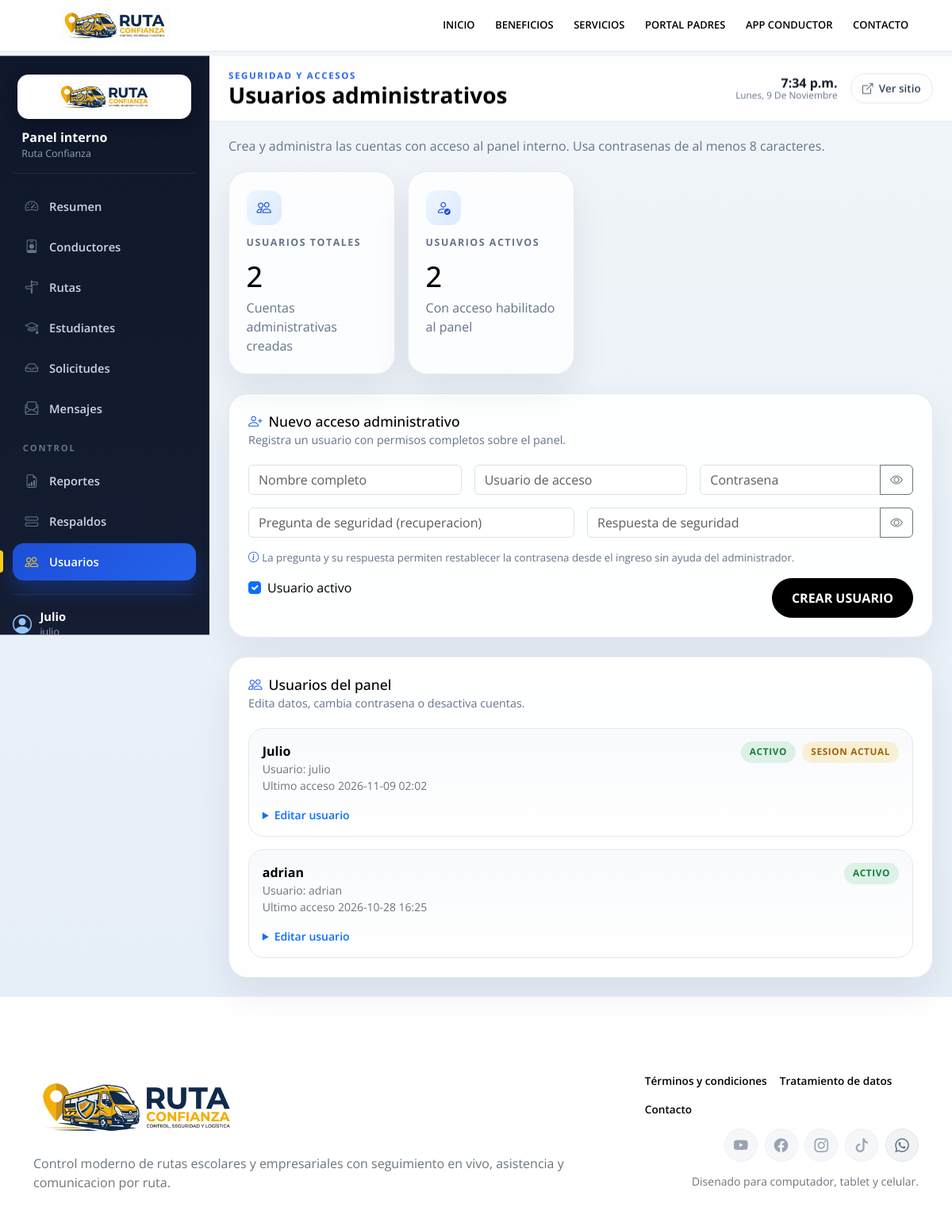
/admin/usuarios (signed in), run on an earlier commit of the app's database.
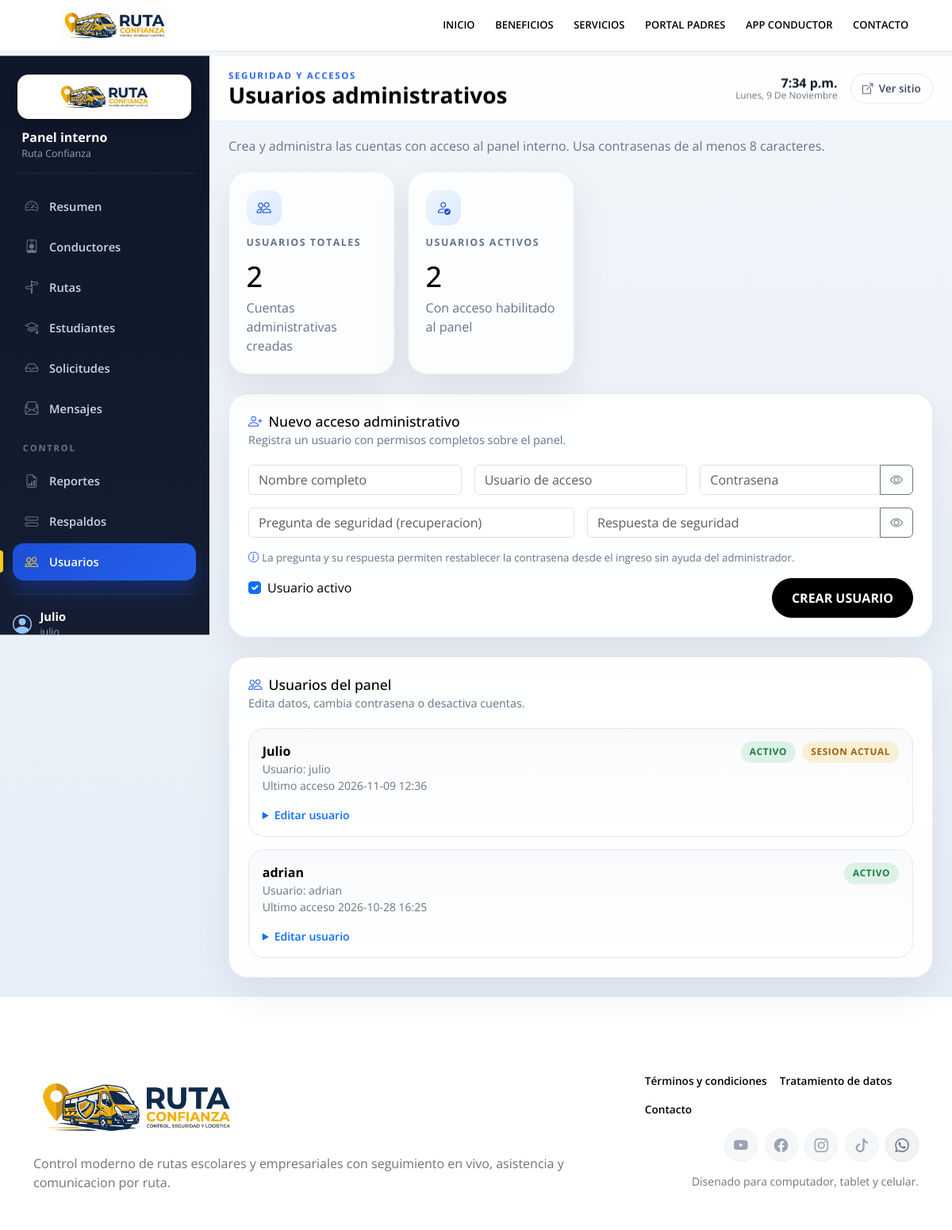
And on a later commit of the database.
### app/models.py (models this page shows)
class TimestampMixin:
    created_at = db.Column(db.DateTime, nullable=False, default=datetime.utcnow)
    updated_at = db.Column(db.DateTime, nullable=False, default=datetime.utcnow, onupdate=datetime.utcnow)

class AdminUser(TimestampMixin, db.Model):
    __tablename__ = "admin_users"
    id = db.Column(db.Integer, primary_key=True)
    username = db.Column(db.String(80), unique=True, nullable=False, index=True)
    nombre = db.Column(db.String(120), nullable=False)
    password_hash = db.Column(db.String(255), nullable=False)
    activo = db.Column(db.Boolean, nullable=False, default=True)
    ultimo_acceso_en = db.Column(db.DateTime, nullable=True)
    pregunta_seguridad = db.Column(db.String(180), nullable=True)
    respuesta_seguridad_hash = db.Column(db.String(255), nullable=True)
    @property
    def nombre_mostrar(self):
        return self.nombre or self.username
    @property
    def tiene_recuperacion(self):
        return bool(self.pregunta_seguridad and self.respuesta_seguridad_hash)

### app/admin/routes.py (the view)
@admin_bp.route("/usuarios")
def usuarios():
    admin_actual = _admin_actual()
    return render_template(
        "admin/usuarios.html",
        seccion="usuarios",
        admin_actual=admin_actual,
        admin_users=AdminUser.query.order_by(AdminUser.nombre.asc(), AdminUser.username.asc()).all(),
    )

### app/__init__.py (called while the page is built, shortened)
def _register_security_headers(app):
    @app.after_request
    def _set_security_headers(response):
        response.headers.setdefault("X-Content-Type-Options", "nosniff")
        response.headers.setdefault("X-Frame-Options", "SAMEORIGIN")
        response.headers.setdefault("Referrer-Policy", "strict-origin-when-cross-origin")
        response.headers.setdefault(
            "Permissions-Policy",
            "geolocation=(self), camera=(), microphone=(), payment=()",
        )
        if not app.config.get("DEBUG"):
            response.headers.setdefault(
                "Strict-Transport-Security",
                "max-age=31536000; includeSubDomains",
            )
        return response

def _register_csrf(app):
    @app.before_request
    def _asegurar_csrf_token():
        if not session.get("csrf_token"):
            session["csrf_token"] = secrets.token_urlsafe(32)
    @app.before_request
    def _validar_csrf_token():
        if request.method not in CSRF_METODOS_PROTEGIDOS:
            return None
    @app.context_processor
    def _inyectar_csrf():
        return {"csrf_token": session.get("csrf_token", "")}

### app/templates/admin/usuarios.html (shortened to what the changed rows need)
{% extends "admin/base_admin.html" %}
{% block admin_title %}Usuarios administrativos{% endblock %}
{% block admin_content %}
<div class="row g-3 mb-4">
    <div class="col-sm-6 col-xl-3">
        <div class="metric-card h-100">
            <h2>{{ admin_users|length }}</h2>
        </div>
    </div>
    <div class="col-sm-6 col-xl-3">
        <div class="metric-card h-100">
            <h2>{{ admin_users|selectattr("activo")|list|length }}</h2>
        </div>
    </div>
</div>
<div class="admin-panel">
    <div class="admin-panel__heading">
        <div>
            <h2><i class="bi bi-person-plus me-2"></i>Nuevo acceso administrativo</h2>
        </div>
    </div>
</div>
<div class="admin-panel">
    <div class="admin-panel__heading">
        <div>
            <h2><i class="bi bi-people me-2"></i>Usuarios del panel</h2>
        </div>
    </div>
    <div class="d-grid gap-3">
        {% for usuario in admin_users %}
        <div class="attendance-item">
            <div class="d-flex flex-column flex-lg-row justify-content-between gap-3">
                <div>
                    <strong>{{ usuario.nombre_mostrar }}</strong>
                    <div class="small text-secondary">Usuario: {{ usuario.username }}</div>
                    <div class="small text-secondary">
                        {% if usuario.ultimo_acceso_en %}Ultimo acceso {{ usuario.ultimo_acceso_en.strftime("%Y-%m-%d %H:%M") }}{% else %}Sin accesos registrados{% endif %}
                    </div>
                </div>
                <div class="d-flex flex-wrap gap-2 align-items-start">
                    <span class="status-pill {% if usuario.activo %}status-pill--ok{% else %}status-pill--off{% endif %}">
                        {{ "Activo" if usuario.activo else "Inactivo" }}
                    </span>
                    {% if admin_actual and admin_actual.id == usuario.id %}
                    <span class="status-pill status-pill--warn">Sesion actual</span>
                    {% endif %}
                </div>
            </div>
            <details class="mt-3">
                <summary class="small fw-semibold text-primary" style="cursor: pointer;">Editar usuario</summary>
            </details>
        </div>
        {% else %}
        <div class="empty-state">
            <h3 class="h6">Sin usuarios administrativos</h3>
            <p class="text-secondary mb-0">Crea al menos un usuario para acceder al panel.</p>
        </div>
        {% endfor %}
    </div>
</div>
{% endblock %}

### app/templates/admin/base_admin.html (shortened to what this page needs)
{% extends "base.html" %}
{% block content %}
<div class="admin-shell">
    <aside class="admin-sidebar" id="adminSidebar">
        <a class="admin-sidebar__brand" href="{{ url_for('admin_bp.dashboard') }}">
            <span class="admin-sidebar__logo">
                <img src="{{ url_for('static', filename=config.BRAND_LOGO) }}" alt="{{ config.APP_NAME }}">
            </span>
            <span class="admin-sidebar__brand-text">
                <strong>Panel interno</strong>
                <small>{{ config.COMPANY_NAME }}</small>
            </span>
        </a>
        <nav class="admin-nav">
            <a class="admin-nav__link {% if seccion == 'resumen' %}is-active{% endif %}" href="{{ url_for('admin_bp.dashboard') }}">
                <i class="bi bi-speedometer2"></i><span>Resumen</span>
            </a>
            <a class="admin-nav__link {% if seccion == 'conductores' %}is-active{% endif %}" href="{{ url_for('admin_bp.conductores') }}">
                <i class="bi bi-person-badge"></i><span>Conductores</span>
            </a>
            <a class="admin-nav__link {% if seccion == 'rutas' %}is-active{% endif %}" href="{{ url_for('admin_bp.rutas') }}">
                <i class="bi bi-signpost-split"></i><span>Rutas</span>
            </a>
            <a class="admin-nav__link {% if seccion == 'estudiantes' %}is-active{% endif %}" href="{{ url_for('admin_bp.estudiantes') }}">
                <i class="bi bi-mortarboard"></i><span>Estudiantes</span>
            </a>
            <a class="admin-nav__link {% if seccion == 'solicitudes' %}is-active{% endif %}" href="{{ url_for('admin_bp.solicitudes') }}">
                <i class="bi bi-inbox"></i><span>Solicitudes</span>
            </a>
            <a class="admin-nav__link {% if seccion == 'mensajes' %}is-active{% endif %}" href="{{ url_for('admin_bp.mensajes') }}">
                <i class="bi bi-envelope-paper"></i><span>Mensajes</span>
            </a>
            <span class="admin-nav__separator">Control</span>
            <a class="admin-nav__link {% if seccion == 'reportes' %}is-active{% endif %}" href="{{ url_for('admin_bp.reportes') }}">
                <i class="bi bi-file-earmark-bar-graph"></i><span>Reportes</span>
            </a>
            <a class="admin-nav__link {% if seccion == 'respaldos' %}is-active{% endif %}" href="{{ url_for('admin_bp.respaldos') }}">
                <i class="bi bi-hdd-stack"></i><span>Respaldos</span>
            </a>
            <a class="admin-nav__link {% if seccion == 'usuarios' %}is-active{% endif %}" href="{{ url_for('admin_bp.usuarios') }}">
                <i class="bi bi-people"></i><span>Usuarios</span>
            </a>
        </nav>
        <div class="admin-sidebar__footer">
            <div class="admin-sidebar__user">
                <i class="bi bi-person-circle"></i>
                <div>
                    <strong>{{ admin_actual.nombre_mostrar }}</strong>
                    <small>{{ admin_actual.username }}</small>
                </div>
            </div>
        </div>
    </aside>
    <div class="admin-main">
        <header class="admin-topbar">
            <div class="admin-topbar__heading">
                <span class="admin-topbar__eyebrow">{% block admin_eyebrow %}Panel administrativo{% endblock %}</span>
                <h1 class="admin-topbar__title">{% block admin_title %}Panel administrativo{% endblock %}</h1>
            </div>
            <div class="admin-topbar__meta">
                <span class="admin-clock" id="adminClock" title="Hora actual">--:--</span>
                <span class="admin-date" id="adminDate"></span>
            </div>
            <a class="admin-topbar__link" href="{{ url_for('comercial_bp.home') }}" target="_blank" rel="noopener">
                <i class="bi bi-box-arrow-up-right"></i><span>Ver sitio</span>
            </a>
        </header>
        <div class="admin-content">
            {% block admin_content %}{% endblock %}
        </div>
    </div>
</div>
{% endblock %}

What changed in the data, as far as the page shows it:
changed AdminUser "Julio": ultimo_acceso_en "2026-11-09 02:02" → "2026-11-09 12:36"
